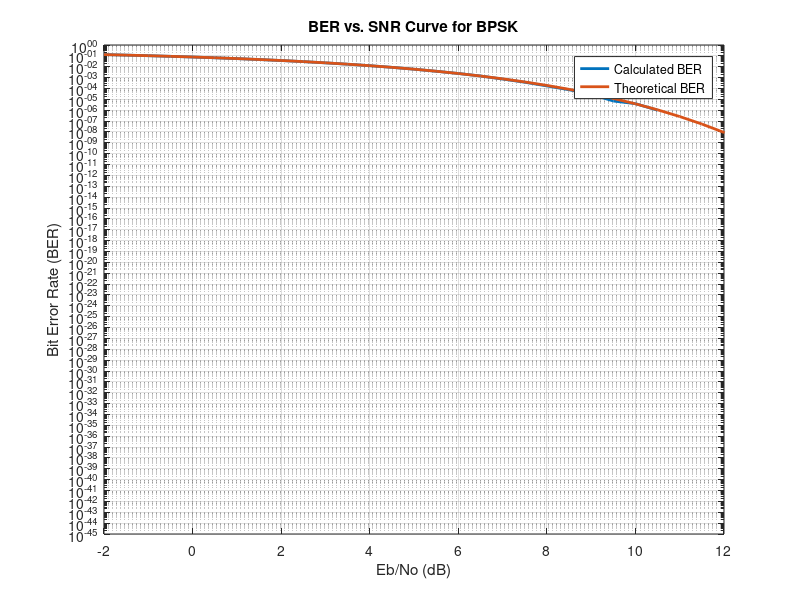

The MATLAB script that drew this image: (Note: this script raises an error after producing the figure.)
%% Clear Section
clear
close all
clc

%% BPSK
%% Generate data bit stream
number_of_bits = 1000000;                      % number of transmitted bits
threshold = 0;                              % threshold value
bits = randi([0 1], 1, number_of_bits);     % generate random bits
Tx_Data_BPSK = 2*bits-1;                    % mapping to BPSK
%% Add AWGN from Channel
Eb = 1;                                                 % energy of bit
SNR = -2:0.5:20;                                        % SNR valus
No = Eb./(10.^(SNR/10));                                % variance value of noise
noise = (sqrt(No/2))'.*randn(1, number_of_bits);        % generate noise with zero mean and No/2 variance
%% Add Noise to Tx data
Rx_Data_BPSK = Tx_Data_BPSK + noise;                    % adding noise to Tx data
%% BER Calculations
BER_Calculated_BPSK = zeros(1, length(SNR));
BER_Theoretical_BPSK = 0.5*erfc(sqrt(Eb./No));
for i = 1:length(SNR)
    BER_Calculated_BPSK(1, i) = (sum(sign(Rx_Data_BPSK(i, :)) ~= Tx_Data_BPSK))/number_of_bits;
end
figure
semilogy(SNR, BER_Calculated_BPSK, 'LineWidth', 2)
hold on
semilogy(SNR, BER_Theoretical_BPSK, 'LineWidth', 2)
xlim([-2 12])
xlabel("Eb/No (dB)")
ylabel("Bit Error Rate (BER)")
title("BER vs. SNR Curve for BPSK")
legend("Calculated BER", "Theoretical BER")
grid on
hold off

%% QPSK_1
%% Generate data bit stream
number_of_bits = 1000000;                       % number of transmitted bits
M = 4;                                       % number of symbols
bits = randi([0 1], 1, number_of_bits);      % generate random bits
Tx_Data_QPSK_1 = mapping_QPSK_1(bits);       % determine Tx data
%% Add AWGN from Channel
Eb = 1;                                         % energy of bit
SNR = -2:0.5:20;                                % SNR values
No = Eb./(10.^(SNR/10));                        % variance value of noise
noise = (sqrt(No/2))'.*randn(1, number_of_bits/2) + 1j*(sqrt(No/2))'.*randn(1, number_of_bits/2); % generate noise with zero mean and No/2 variance
%% Add Noise to Tx data
Rx_Data_QPSK_1 = Tx_Data_QPSK_1 + noise;        % adding noise to Tx data
%% BER Calculations
BER_Calculated_QPSK_1 = zeros(1, length(SNR));
BER_Theoretical_QPSK = 0.5 * erfc(sqrt(Eb./No));
R = real(Rx_Data_QPSK_1);
I = imag(Rx_Data_QPSK_1);
extract_Data(1:size(R, 1), 1:2:2 * size(R, 2)) = R;
extract_Data(1:size(I, 1), 2:2:2 * size(I, 2)) = I;
Data = 2*bits-1;
for i = 1:length(SNR)
    BER_Calculated_QPSK_1(1, i) = (sum(sign(extract_Data(i, :)) ~= Data)) / number_of_bits;
end
figure
semilogy(SNR, BER_Calculated_QPSK_1, 'LineWidth', 2)
xlim([-2 12])
hold on
semilogy(SNR, BER_Theoretical_QPSK, 'LineWidth', 2)
xlabel("Eb/No (dB)")
ylabel("Bit Error Rate (BER)")
title("BER vs. SNR Curve for QPSK")
legend("Calculated BER", "Theoretical BER")
grid on
hold off

%% QPSK_2
%% Generate data bit stream
Data = randi([0 1], 1, number_of_bits);             % generate random bits
Tx_Data_QPSK_2 = mapping_QPSK_2(Data);              % determine Tx data
%% Add Noise to Tx data
Rx_Data_QPSK_2 = Tx_Data_QPSK_2 + noise;            % adding noise to Tx data
%% BER Calculations
BER_Calculated_QPSK_2 = zeros(1, length(SNR));
for i = 1:length(SNR)
    BER_Calculated_QPSK_2(1, i) = BER_QPSK_2(Data, Rx_Data_QPSK_2(i, :))/number_of_bits;
end
figure
semilogy(SNR, BER_Calculated_QPSK_1, 'LineWidth', 2)
xlim([-2 12])
hold on
semilogy(SNR, BER_Calculated_QPSK_2, 'LineWidth', 2)
xlabel("Eb/No (dB)")
ylabel("Bit Error Rate (BER)")
title("BER vs. SNR Curve for QPSK")
legend("Calculated QPSK_1 BER", "Calculated QPSK_2 BER")
grid on
hold off

%% 8PSK
%% Generate data bit stream
number_of_bits = 1000000 - 1;                         % number of transmitted bits
M = 8;                                             % number of symbols
bits = randi([0 1], 1, number_of_bits);            % generate random bits
Tx_Data_8PSK = mapping_8PSK(bits);                 % determine Tx data
%% Add AWGN from Channel
bits = log2(M);
Eb = 1;
E = Eb * bits;
SNR = -2:0.5:20;                                    % SNR values
No = Eb ./ (10 .^ (SNR / 10));                      % variance value of noise
noise = (sqrt(No / 2))' .* randn(1, number_of_bits / bits) + 1j * (sqrt(No / 2))' .* randn(1, number_of_bits / bits); % generate noise with zero mean and No/2 variance
%% Add Noise to Tx data
Rx_Data_8PSK = Tx_Data_8PSK + noise; % adding noise to Tx data
%% BER Calculations
SER_Theoretical_8PSK = erfc(sqrt(E./No)*sin(pi/M));
BER_Exact_8PSK = berawgn(SNR, 'psk', M, 'nondiff');
SER_Calculated_8PSK = zeros(1, length(SNR));
for i = 1:length(SNR)
    SER_Calculated_8PSK(1, i) = angle_8PSK(Tx_Data_8PSK, Rx_Data_8PSK(i, :))/(number_of_bits/log2(M));
end
BER_Calculated_8PSK = SER_Calculated_8PSK/bits;
BER_Theoretical_8PSK = SER_Theoretical_8PSK/bits;
figure
semilogy(SNR, BER_Calculated_8PSK, 'LineWidth', 2)
hold on
semilogy(SNR, BER_Theoretical_8PSK, 'LineWidth', 2)
xlim([-2 12])
xlabel("Eb/No (dB)")
ylabel("Error Rate")
title("BER vs. SNR Curve for 8PSK")
legend("Calculated BER", "Theoretical BER")% "Exact BER")
grid on
hold off

%% 16QAM
%% Generate data bit stream
number_of_bits = 1000000;                         % number of transmitted bits
M = 16;                                        % number of symbols
data_bits = randi([0 1], 1, number_of_bits);   % generate random bits
Tx_Data_16QAM = mapping_16QAM(data_bits);      % determine Tx data
%% Add AWGN from Channel
bits = log2(M);
Eb = 2.5;
E = Eb * 0.4;
SNR = -2:0.5:20;                                % SNR values
No = Eb ./ (10 .^ (SNR / 10));                  % variance value of noise
noise = (sqrt(No/2))'.*randn(1, number_of_bits/bits)+ 1j * (sqrt(No / 2))' .* randn(1, number_of_bits / bits); % generate noise with zero mean and No/2 variance
%% Add Noise to Tx data
Rx_Data_16QAM = Tx_Data_16QAM + noise;          % adding noise to Tx data
%% BER Calculations
SER_Theoretical_16QAM = 1.5 * erfc(sqrt(E./No));
BER_Calculated_16QAM = zeros(1, length(SNR));
for i = 1:length(SNR)
    BER_Calculated_16QAM(1, i) = BER_16QAM(data_bits, Rx_Data_16QAM(i, :))/(number_of_bits);
end
BER_Theoretical_16QAM = SER_Theoretical_16QAM/bits;
figure
semilogy(SNR, BER_Calculated_16QAM, 'LineWidth', 2)
hold on
semilogy(SNR, BER_Theoretical_16QAM, 'LineWidth', 2)
xlim([-2 12])
xlabel("Eb/No (dB)")
ylabel("Error Rate")
title("BER vs. SNR Curve for 16QAM")
legend("Calculated BER", "Theoretical BER")
grid on
hold off

%% FSK
%% Generate data bit stream
number_of_bits = 1000000;                          % number of transmitted bits
amplitude = 1;                                  % amplitude of transmitted signal
data_bits = randi([0 1], 1, number_of_bits);    % generate random bits
Tx_Data_FSK = data_bits;                        % determine Tx data
Tx_Data_FSK(Tx_Data_FSK == 1) = 1j;
Tx_Data_FSK(Tx_Data_FSK == 0) = 1;
%% Add AWGN from Channel
Eb = 1;
SNR = -2:0.5:20; % SNR values
No = Eb ./ (10 .^ (SNR / 10));                  % variance value of noise
noise = (sqrt(No / 2))' .* randn(1, number_of_bits) + 1j * (sqrt(No / 2))' .* randn(1, number_of_bits); % generate noise with zero mean and No/2 variance
%% Add Noise to Tx data
Rx_Data_FSK = Tx_Data_FSK + noise;              % adding noise to Tx data
%% BER Calculations
BER_Theoretical_FSK = 0.5*erfc(sqrt(E./(2*No)));
BER_Calculated_FSK = zeros(1, length(SNR));
for i = 1:length(SNR)
    BER_Calculated_FSK(1, i) = BER_FSK(data_bits, Rx_Data_FSK(i, :))/(number_of_bits);
end
figure
semilogy(SNR, BER_Calculated_FSK, 'LineWidth', 2)
hold on
semilogy(SNR, BER_Theoretical_FSK, 'LineWidth', 2)
xlim([-2 12])
xlabel("Eb/No (dB)")
ylabel("Error Rate")
title("BER vs. SNR Curve for 16QAM")
legend("Calculated BER", "Theoretical BER")
grid on
hold off

%% plot signal space
figure
subplot(3, 2, 1)
plot(Rx_Data_BPSK(45, :), zeros(1, length(Rx_Data_BPSK(45, :))), 'k.', 'linewidth', 1)
hold on
plot(Tx_Data_BPSK, zeros(1, length(Tx_Data_BPSK)), 'y.', 'linewidth', 4)
hold off
subplot(3, 2, 2)
plot(Rx_Data_QPSK_1(45, :), 'k.', 'linewidth', 1)
hold on
plot(Tx_Data_QPSK_1, 'y.', 'linewidth', 4)
hold off
subplot(3, 2, 3)
plot(Rx_Data_QPSK_2(45, :), 'k.', 'linewidth', 1)
hold on
plot(Tx_Data_QPSK_2, 'y.', 'linewidth', 4)
hold off
subplot(3, 2, 4)
plot(Rx_Data_8PSK(45, :), 'k.', 'linewidth', 1)
hold on
plot(Tx_Data_8PSK, 'y.', 'linewidth', 4)
hold off
subplot(3, 2, 5)
plot(Rx_Data_16QAM(45, :), 'k.', 'linewidth', 1)
hold on
plot(Tx_Data_16QAM, 'y.', 'linewidth', 4)
hold off
subplot(3, 2, 6)
plot(Rx_Data_FSK(45, :), 'k.', 'linewidth', 1)
hold on
plot(Tx_Data_FSK, 'y.', 'linewidth', 4)
hold off
%% Comparison
figure
semilogy(SNR, BER_Calculated_BPSK, 'LineWidth', 2)
hold on
semilogy(SNR, BER_Theoretical_BPSK, '.', 'LineWidth', 1)
hold on
semilogy(SNR, BER_Calculated_QPSK_1, 'LineWidth', 2)
hold on
semilogy(SNR, BER_Theoretical_QPSK, '+', 'LineWidth', 1)
hold on
semilogy(SNR, BER_Calculated_QPSK_2, 'LineWidth', 2)
hold on
semilogy(SNR, BER_Calculated_8PSK, 'LineWidth', 2)
hold on
semilogy(SNR, BER_Theoretical_8PSK, 'o', 'LineWidth', 1)
hold on
semilogy(SNR, BER_Calculated_16QAM, 'LineWidth', 2)
hold on
semilogy(SNR, BER_Theoretical_16QAM, '.', 'LineWidth', 1)
hold on
semilogy(SNR, BER_Calculated_FSK, 'LineWidth', 2)
hold on
semilogy(SNR, BER_Theoretical_FSK, '+', 'LineWidth', 1)
xlabel("Eb/No (dB)")
ylabel("Bit Error Rate")
title("BER vs. SNR Curve")
ylim([10^-5 10^0])
legend("Calculated BPSK", "Theoretical BPSK", "Calculated QPSK_1", "Theoretical QPSK", ...
    "Calculated QPSK_2", "Calculated 8PSK", "Theoretical 8PSK", "Calculated 16QAM", "Theoretical 16QAM", "Calculated FSK", "Theoretical FSK")
grid on
hold off

%% PSD for FSK
%% Generate Ensample
number_of_enamples=500;                          % total number of Realizations
number_of_bits=100;                              % number of bits in each Realization
Tb=7;                                            % number of samples for each bit
number_of_samples=number_of_bits*Tb;             % total number of samples for each Realization
Total_Transmitted_Data=zeros(number_of_enamples, number_of_samples-1);  % hold transmitted data
for i = 1 : number_of_enamples
    if i == 1
        Total_Transmitted_Data = Generate_Random_Data();
    else
        Total_Transmitted_Data = [Total_Transmitted_Data; Generate_Random_Data()];
    end
end
%% Calculate Statistical AutoCorrelation function (ACF)
average=zeros(1, number_of_samples);
for i = 1 : number_of_samples/2
    average(1,i)     = mean(((Total_Transmitted_Data(:,350))).*conj((Total_Transmitted_Data(:,i))));
    average(1,350+i) = mean(((Total_Transmitted_Data(:,350))).*conj((Total_Transmitted_Data(:,350+i))));    
end
figure
plot(-(number_of_samples/2-1):1:number_of_samples/2, abs(average))
grid on
xlabel("\tau")
ylabel("ACF")
title("Statistical ACF")
xlim([-50 50])
%% Calculate PSD
PSD = fftshift(fft(average));
N = length(PSD);                                % Number of samples
Ts=1;                                           % sample duration every 1 sec
Fs=1/Ts;                                        % sampling frequency
freq =(-N/2+1:N/2)*(Fs/(N));                    % Frequency axis (Hz)
figure
plot(freq, abs(PSD), 'linewidth', 1);                 
xlabel('Frequency (Hz)');
ylabel('Magnitude');
title('PSD of BaseBand Signal');
grid on

%% shift PSD
fc=1e6;                                         % carrier frequency
freq1 = ((-N/2+1:N/2)*(Fs/(N))+fc);             % Frequency axis (Hz)
freq2 = ((-N/2+1:N/2)*(Fs/(N))-fc);             % Frequency axis (Hz)
figure
plot(freq1, abs(PSD), freq2, abs(PSD), 'linewidth', 2);                 
xlabel('Frequency (Hz)');
ylabel('Magnitude');
title('PSD of PassBand Signal');
grid on

%% Useful Functions
%% Mapping QPSK_1
function y = mapping_QPSK_1(x)
    M = 4;
    bits = log2(M);
    Eb = 1;
    E = bits * Eb;
    split_x = reshape(x, bits, length(x) / bits)';
    split_x_indices = bi2de(split_x, 'left-msb')+1;
    y = zeros(length(split_x_indices), 1);
    phases = [5*pi/4, 3*pi/4, 7*pi/4, pi/4];
    y = sqrt(E)*exp(1j*phases(split_x_indices));
end
%% Mapping QPSK_2
function y = mapping_QPSK_2(x)
    M = 4;
    bits = log2(M);
    Eb = 1;
    E = bits*Eb;
    split_x = reshape(x, bits, length(x) / bits)';
    split_x_indices = bi2de(split_x, 'left-msb')+1;
    y = zeros(length(split_x_indices), 1);
    phases = [5*pi/4, 3*pi/4, pi/4, 7*pi/4];
    y = sqrt(E)*exp(1j*phases(split_x_indices));
end
%% BER QPSK_2
function incorrect_bits = BER_QPSK_2(Tx_bits, Rx)
    M = 4;
    bits = log2(M);
    Rx_bits = zeros(1, bits * length(Rx));
    k = 1;
    R = real(Rx);
    I = imag(Rx);
    Rx_bits(1:2:2*length(R)) = (sign(R)>=0);         % b0
    Rx_bits(2:2:2*length(I)) = (sign(R) ~= sign(I)); % b1
    incorrect_bits = sum(Rx_bits ~= Tx_bits);
end
%% Mapping to 8PSK
function y = mapping_8PSK(x)
    M = 8;
    bits = log2(M);
    Eb = 1;
    E = bits * Eb;
    split_x = reshape(x, bits, length(x)/bits)';
    split_x_indices = bi2de(split_x, 'left-msb')+1;
    y = zeros(1, length(split_x));
    phases = [0, pi/4, 3*pi/4, pi/2, 7*pi/4, 3*pi/2, pi, 5*pi/4];
    y = sqrt(E)*exp(1j*phases(split_x_indices));
end
%% Determine Angle of sympol in 8PSK number
function incorrecr_bits = angle_8PSK(Tx, Rx)
    Tx_angles = rad2deg(mod(angle(Tx), 2 * pi));
    Rx_angles = rad2deg(mod(angle(Rx), 2 * pi));
    Tx_sympols = zeros(1, length(Tx));
    Rx_sympols = zeros(1, length(Rx));
    for i = 1:length(Tx_angles)
        if (Tx_angles(i) >= 0 && Tx_angles(i) < 22.5) || (Tx_angles(i) >= 337.5 && Tx_angles(i) < 360)
            Tx_sympols(i) = 1;
        end
        if (Tx_angles(i) >= 22.5 && Tx_angles(i) < 67.5)
            Tx_sympols(i) = 2;
        end
        if (Tx_angles(i) >= 67.5 && Tx_angles(i) < 112.5)
            Tx_sympols(i) = 3;
        end
        if (Tx_angles(i) >= 112.5 && Tx_angles(i) < 157.5)
            Tx_sympols(i) = 4;
        end
        if (Tx_angles(i) >= 157.5 && Tx_angles(i) < 202.5)
            Tx_sympols(i) = 5;
        end
        if (Tx_angles(i) >= 202.5 && Tx_angles(i) < 247.5)
            Tx_sympols(i) = 6;
        end
        if (Tx_angles(i) >= 247.5 && Tx_angles(i) < 292.5)
            Tx_sympols(i) = 7;
        end
        if (Tx_angles(i) >= 292.5 && Tx_angles(i) < 337.5)
            Tx_sympols(i) = 8;
        end
    end
    for i = 1:length(Rx_angles)
        if (Rx_angles(i) >= 0 && Rx_angles(i) < 22.5) || (Rx_angles(i) >= 337.5 && Rx_angles(i) < 360)
            Rx_sympols(i) = 1;
        end
        if (Rx_angles(i) >= 22.5 && Rx_angles(i) < 67.5)
            Rx_sympols(i) = 2;
        end
        if (Rx_angles(i) >= 67.5 && Rx_angles(i) < 112.5)
            Rx_sympols(i) = 3;
        end
        if (Rx_angles(i) >= 112.5 && Rx_angles(i) < 157.5)
            Rx_sympols(i) = 4;
        end
        if (Rx_angles(i) >= 157.5 && Rx_angles(i) < 202.5)
            Rx_sympols(i) = 5;
        end
        if (Rx_angles(i) >= 202.5 && Rx_angles(i) < 247.5)
            Rx_sympols(i) = 6;
        end
        if (Rx_angles(i) >= 247.5 && Rx_angles(i) < 292.5)
            Rx_sympols(i) = 7;
        end
        if (Rx_angles(i) >= 292.5 && Rx_angles(i) < 337.5)
            Rx_sympols(i) = 8;
        end
    end
    incorrecr_bits = sum(Rx_sympols ~= Tx_sympols);
end
%% Mapping to 16QAM
function y = mapping_16QAM(x)
    M = 16;
    bits = log2(M);
    Eb = 2.5; %1;
    E = 0.4 * Eb;
    split_x = reshape(x, bits, length(x)/bits)';
    split_x_indices = bi2de(split_x, 'left-msb')+1;
    y = zeros(1, length(split_x));
    %          [ 0,  1,  2,  3,  4,  5,  6,  7,  8,  9, 10, 11,  12,  13, 14, 1
    R_values = [-3, -3, -3, -3, -1, -1, -1, -1,  3,  3,  3,  3,   1,   1,  1, 1];
    I_values = [-3, -1,  3,  1, -3, -1,  3,  1, -3, -1,  3,  1,  -3,  -1,  3, 1];
    y = sqrt(E)*(R_values(split_x_indices)+1j*I_values(split_x_indices));
end
%% BER for 16QAM
function incorrect_bits = BER_16QAM(Tx_bits, Rx)
    M = 16;
    bits = log2(M);
    Rx_bits = zeros(1, bits * length(Rx));
    k = 1;
    for i = 1:bits:length(Rx_bits)
        if (real(Rx(k)) >= 0)
            Rx_bits(i) = 1;
        else
            Rx_bits(i) = 0;
        end
        if (real(Rx(k)) >= -2 && real(Rx(k)) < 2)
            Rx_bits(i + 1) = 1;
        else
            Rx_bits(i + 1) = 0;
        end
        if (imag(Rx(k)) >= 0)
            Rx_bits(i + 2) = 1;
        else
            Rx_bits(i + 2) = 0;
        end
        if (imag(Rx(k)) >= -2 && imag(Rx(k)) < 2)
            Rx_bits(i + 3) = 1;
        else
            Rx_bits(i + 3) = 0;
        end
        k = k + 1;
    end
    incorrect_bits = sum(Rx_bits ~= Tx_bits);
end
%% BER FSK
function incorrect_bits = BER_FSK(Tx_bits, Rx)
    x1 = real(Rx);
    x2 = imag(Rx);
    y = x1 - x2;
    Rx_bits = 0.5 * (1 - sign(y));
    incorrect_bits = sum(Rx_bits ~= Tx_bits);
end
%% Generate Random Data
function data_transmitted = Generate_Random_Data()
Tb = 7;
Eb = 1;
delta_f = 1/Tb;
t = 0:1:Tb-1;
S1_BB(1:Tb, 1) = sqrt(2*Eb/Tb)*(cos(2*pi*delta_f*t)+1j*sin(2*pi*delta_f*t));
S2_BB(1:Tb, 1) = sqrt(2*Eb/Tb);
% S1_BB(1:Tb, 1) = sqrt(2*Eb/Tb)*(cos(pi*delta_f*t)-1j*sin(pi*delta_f*t));
% S2_BB(1:Tb, 1) = sqrt(2*Eb/Tb)*(cos(pi*delta_f*t)+1j*sin(pi*delta_f*t));
number_of_bits=100;                         % number of bits in each realization
data=randi([0 1],[1,number_of_bits+1]);     % generate 1x100 random numbers '0' or '1'
y(Tb, length(data))= 0;
y(:, find(data==0))= repmat(S1_BB, 1, length(find(data==0)));
y(:, find(data==1))= repmat(S2_BB, 1, length(find(data==1)));
data=reshape(y, 1, size(y, 1)*size(y, 2));
data=data(:);                               % convert data to column vector 700x1
% Generate random time shift
td=randi([0 Tb-1]);                         % generate random number from 0 to 6
% Concatenate with Random Data
data_transmitted = (data(td+1:Tb*number_of_bits+td))';    % window data from td to 700+td (700 samples)
end
